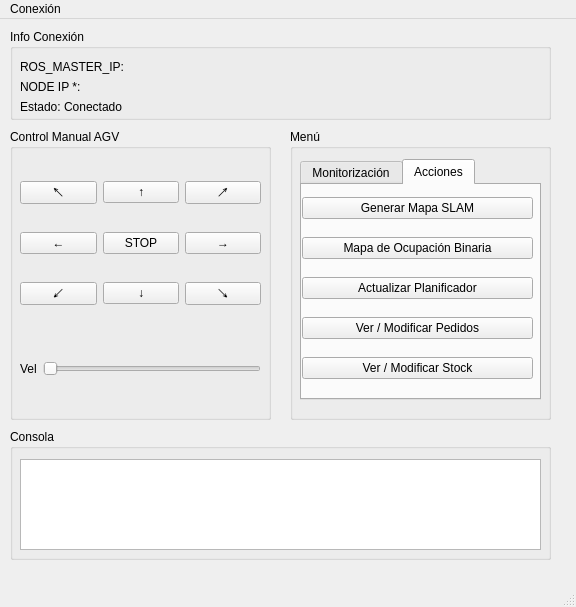
<?xml version="1.0" encoding="UTF-8"?>
<ui version="4.0">
 <class>MainWindow</class>
 <widget class="QMainWindow" name="MainWindow">
  <property name="geometry">
   <rect>
    <x>0</x>
    <y>0</y>
    <width>576</width>
    <height>607</height>
   </rect>
  </property>
  <property name="windowTitle">
   <string>Sistema Control AGV - TFG Marc Nueno</string>
  </property>
  <widget class="QWidget" name="centralwidget">
   <widget class="QGroupBox" name="groupBox">
    <property name="geometry">
     <rect>
      <x>10</x>
      <y>110</y>
      <width>261</width>
      <height>291</height>
     </rect>
    </property>
    <property name="title">
     <string>Control Manual AGV</string>
    </property>
    <widget class="QWidget" name="gridLayoutWidget">
     <property name="geometry">
      <rect>
       <x>10</x>
       <y>30</y>
       <width>241</width>
       <height>171</height>
      </rect>
     </property>
     <layout class="QGridLayout" name="gridLayout">
      <item row="0" column="1">
       <widget class="QPushButton" name="btnUp">
        <property name="text">
         <string>↑</string>
        </property>
       </widget>
      </item>
      <item row="2" column="2">
       <widget class="QPushButton" name="btnDownRight">
        <property name="text">
         <string>↘</string>
        </property>
       </widget>
      </item>
      <item row="1" column="0">
       <widget class="QPushButton" name="btnLeft">
        <property name="text">
         <string>←</string>
        </property>
       </widget>
      </item>
      <item row="2" column="0">
       <widget class="QPushButton" name="btnDownLeft">
        <property name="text">
         <string>↙</string>
        </property>
       </widget>
      </item>
      <item row="2" column="1">
       <widget class="QPushButton" name="btnDown">
        <property name="text">
         <string>↓</string>
        </property>
       </widget>
      </item>
      <item row="0" column="2">
       <widget class="QPushButton" name="btnUpRight">
        <property name="text">
         <string>↗</string>
        </property>
       </widget>
      </item>
      <item row="1" column="2">
       <widget class="QPushButton" name="btnRight">
        <property name="text">
         <string>→</string>
        </property>
       </widget>
      </item>
      <item row="0" column="0">
       <widget class="QPushButton" name="btnUpLeft">
        <property name="text">
         <string>↖</string>
        </property>
       </widget>
      </item>
      <item row="1" column="1">
       <widget class="QPushButton" name="pushButton_4">
        <property name="text">
         <string>STOP</string>
        </property>
       </widget>
      </item>
     </layout>
    </widget>
    <widget class="QWidget" name="horizontalLayoutWidget">
     <property name="geometry">
      <rect>
       <x>10</x>
       <y>200</y>
       <width>241</width>
       <height>80</height>
      </rect>
     </property>
     <layout class="QHBoxLayout" name="horizontalLayout">
      <item>
       <widget class="QLabel" name="label">
        <property name="text">
         <string>Vel</string>
        </property>
       </widget>
      </item>
      <item>
       <widget class="QSlider" name="velSlider">
        <property name="maximum">
         <number>10</number>
        </property>
        <property name="singleStep">
         <number>0</number>
        </property>
        <property name="orientation">
         <enum>Qt::Horizontal</enum>
        </property>
       </widget>
      </item>
     </layout>
    </widget>
   </widget>
   <widget class="QGroupBox" name="groupBox_2">
    <property name="geometry">
     <rect>
      <x>10</x>
      <y>10</y>
      <width>541</width>
      <height>91</height>
     </rect>
    </property>
    <property name="title">
     <string>Info Conexión</string>
    </property>
    <widget class="QLabel" name="label_2">
     <property name="geometry">
      <rect>
       <x>10</x>
       <y>30</y>
       <width>221</width>
       <height>16</height>
      </rect>
     </property>
     <property name="text">
      <string>ROS_MASTER_IP:</string>
     </property>
    </widget>
    <widget class="QLabel" name="label_3">
     <property name="geometry">
      <rect>
       <x>10</x>
       <y>50</y>
       <width>221</width>
       <height>16</height>
      </rect>
     </property>
     <property name="text">
      <string>NODE IP *:</string>
     </property>
    </widget>
    <widget class="QLabel" name="label_4">
     <property name="geometry">
      <rect>
       <x>10</x>
       <y>70</y>
       <width>221</width>
       <height>16</height>
      </rect>
     </property>
     <property name="text">
      <string>Estado: Conectado</string>
     </property>
    </widget>
   </widget>
   <widget class="QGroupBox" name="groupBox_3">
    <property name="geometry">
     <rect>
      <x>10</x>
      <y>410</y>
      <width>541</width>
      <height>131</height>
     </rect>
    </property>
    <property name="title">
     <string>Consola</string>
    </property>
    <widget class="QPlainTextEdit" name="plainTextEdit">
     <property name="geometry">
      <rect>
       <x>10</x>
       <y>30</y>
       <width>521</width>
       <height>91</height>
      </rect>
     </property>
    </widget>
   </widget>
   <widget class="QGroupBox" name="groupBox_4">
    <property name="geometry">
     <rect>
      <x>290</x>
      <y>110</y>
      <width>261</width>
      <height>291</height>
     </rect>
    </property>
    <property name="title">
     <string>Menú</string>
    </property>
    <widget class="QTabWidget" name="tabWidget">
     <property name="enabled">
      <bool>true</bool>
     </property>
     <property name="geometry">
      <rect>
       <x>10</x>
       <y>30</y>
       <width>241</width>
       <height>241</height>
      </rect>
     </property>
     <property name="acceptDrops">
      <bool>false</bool>
     </property>
     <property name="layoutDirection">
      <enum>Qt::LeftToRight</enum>
     </property>
     <property name="currentIndex">
      <number>1</number>
     </property>
     <widget class="QWidget" name="monitorTab">
      <attribute name="title">
       <string>Monitorización</string>
      </attribute>
      <widget class="QWidget" name="verticalLayoutWidget">
       <property name="geometry">
        <rect>
         <x>0</x>
         <y>0</y>
         <width>231</width>
         <height>211</height>
        </rect>
       </property>
       <layout class="QVBoxLayout" name="verticalLayout">
        <item>
         <widget class="QPushButton" name="monitorLaserBtn">
          <property name="text">
           <string>Monitor Laser</string>
          </property>
         </widget>
        </item>
        <item>
         <widget class="QPushButton" name="monitorLidarBtn">
          <property name="text">
           <string>Monitor Lidar</string>
          </property>
         </widget>
        </item>
        <item>
         <widget class="QPushButton" name="monitorMapBtn">
          <property name="text">
           <string>Posición Estimada y Objetivos</string>
          </property>
         </widget>
        </item>
        <item>
         <widget class="QPushButton" name="monitorVideoBtn">
          <property name="text">
           <string>Feed Vídeo</string>
          </property>
         </widget>
        </item>
        <item>
         <widget class="QPushButton" name="monitorOdomBtn">
          <property name="text">
           <string>Odometría &amp; Velocidad</string>
          </property>
         </widget>
        </item>
       </layout>
      </widget>
     </widget>
     <widget class="QWidget" name="actionTab">
      <attribute name="title">
       <string>Acciones</string>
      </attribute>
      <widget class="QWidget" name="verticalLayoutWidget_2">
       <property name="geometry">
        <rect>
         <x>0</x>
         <y>0</y>
         <width>231</width>
         <height>211</height>
        </rect>
       </property>
       <layout class="QVBoxLayout" name="verticalLayout_2">
        <item>
         <widget class="QPushButton" name="actionSlamBtn">
          <property name="text">
           <string>Generar Mapa SLAM</string>
          </property>
         </widget>
        </item>
        <item>
         <widget class="QPushButton" name="actionOccMapBtn">
          <property name="text">
           <string>Mapa de Ocupación Binaria</string>
          </property>
         </widget>
        </item>
        <item>
         <widget class="QPushButton" name="actionPlannerBtn">
          <property name="text">
           <string>Actualizar Planificador</string>
          </property>
         </widget>
        </item>
        <item>
         <widget class="QPushButton" name="actionObjectivesBtn">
          <property name="text">
           <string>Ver / Modificar Pedidos</string>
          </property>
         </widget>
        </item>
        <item>
         <widget class="QPushButton" name="actionStockBtn">
          <property name="text">
           <string>Ver / Modificar Stock</string>
          </property>
         </widget>
        </item>
       </layout>
      </widget>
     </widget>
    </widget>
   </widget>
  </widget>
  <widget class="QStatusBar" name="statusbar"/>
  <widget class="QMenuBar" name="menubar">
   <property name="geometry">
    <rect>
     <x>0</x>
     <y>0</y>
     <width>576</width>
     <height>24</height>
    </rect>
   </property>
   <widget class="QMenu" name="menuConexi_n">
    <property name="title">
     <string>Conexión</string>
    </property>
    <addaction name="actionRobot"/>
    <addaction name="actionROSbag"/>
   </widget>
   <addaction name="menuConexi_n"/>
  </widget>
  <action name="slamAction">
   <property name="text">
    <string>SLAM</string>
   </property>
  </action>
  <action name="actionRobot">
   <property name="text">
    <string>Robot</string>
   </property>
  </action>
  <action name="actionROSbag">
   <property name="text">
    <string>ROSbag</string>
   </property>
  </action>
  <action name="lidarAction">
   <property name="text">
    <string>LIDAR</string>
   </property>
  </action>
  <action name="actionAjustes">
   <property name="text">
    <string>Ajustes</string>
   </property>
  </action>
 </widget>
 <resources/>
 <connections/>
</ui>
